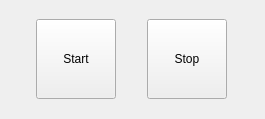
<?xml version="1.0" encoding="UTF-8"?>
<ui version="4.0">
 <class>Form</class>
 <widget class="QWidget" name="Form">
  <property name="geometry">
   <rect>
    <x>0</x>
    <y>0</y>
    <width>265</width>
    <height>119</height>
   </rect>
  </property>
  <property name="windowTitle">
   <string>Form</string>
  </property>
  <layout class="QHBoxLayout" name="horizontalLayout_2">
   <item>
    <widget class="QPushButton" name="pushButton_2">
     <property name="minimumSize">
      <size>
       <width>80</width>
       <height>80</height>
      </size>
     </property>
     <property name="maximumSize">
      <size>
       <width>80</width>
       <height>80</height>
      </size>
     </property>
     <property name="text">
      <string>Start</string>
     </property>
    </widget>
   </item>
   <item>
    <widget class="QPushButton" name="pushButton">
     <property name="minimumSize">
      <size>
       <width>80</width>
       <height>80</height>
      </size>
     </property>
     <property name="maximumSize">
      <size>
       <width>80</width>
       <height>80</height>
      </size>
     </property>
     <property name="text">
      <string>Stop</string>
     </property>
    </widget>
   </item>
  </layout>
 </widget>
 <resources/>
 <connections/>
</ui>
